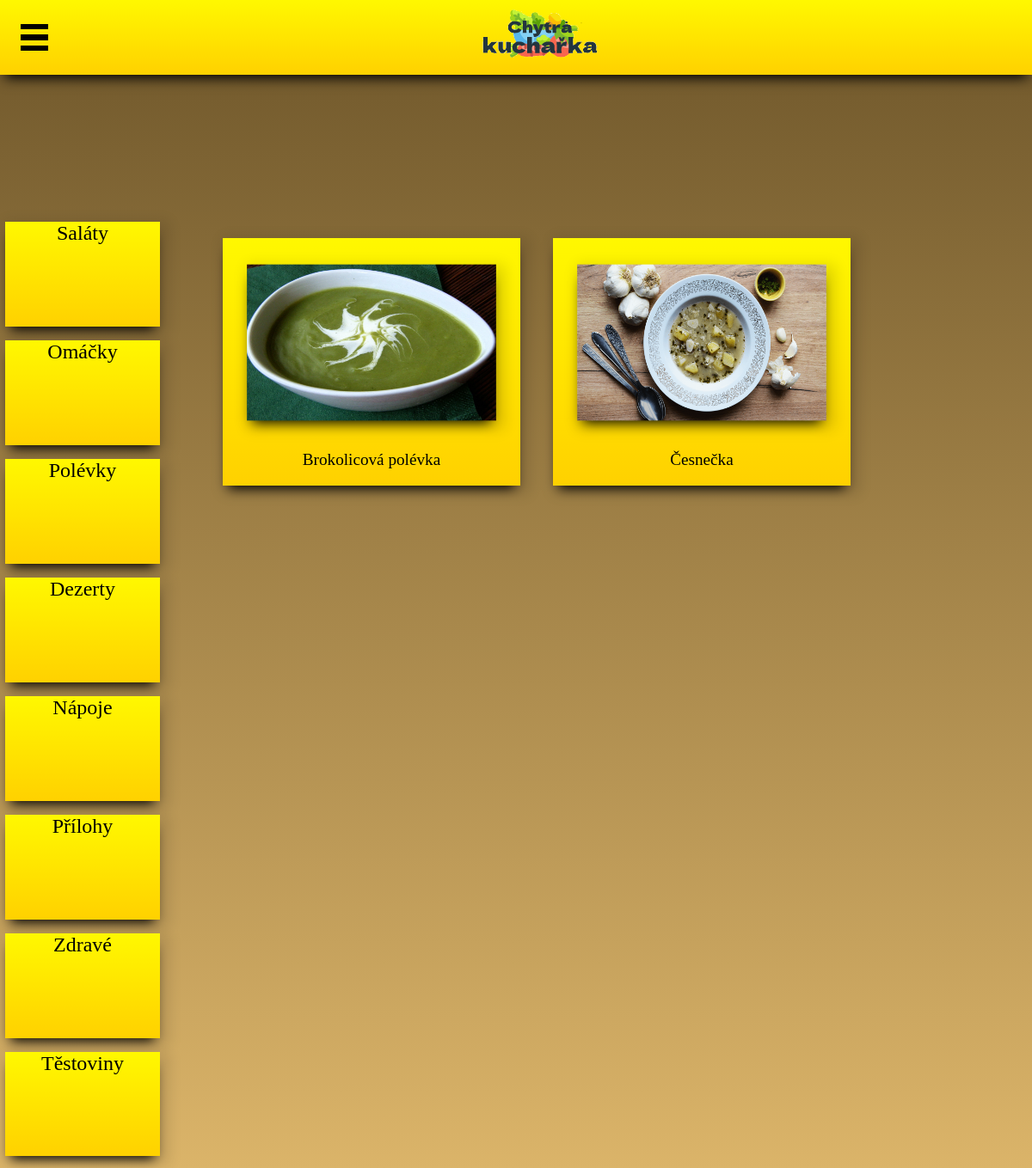
/?page=3, run on the app's committed database.
### tables this page shows
CREATE TABLE `kategorie` (
  `id` int(10) UNSIGNED NOT NULL,
  `nazev` varchar(45) NOT NULL
);

### DATA/kategorie.php (called while the page is built, shortened)
<?php
class Kategorie{
    private $query;
    public function __construct($db_connect){
        $this->query = "SELECT id, nazev FROM kategorie";
        return $this->query = mysqli_query($db_connect, $this->query);
    }
    public function get_data(){
        foreach($this->query as $this->kategorie){
            $id = $this->kategorie["id"];
            $nazev = $this->kategorie["nazev"];
            $arr[] = $id."/".$nazev;
        }
        return $arr;
    }
}

### index.php (the view, shortened to what this page needs)
<?php
    require_once("DATA/kategorie.php");
    $page = $_GET["page"] ?? "home";
    $conn = (new Database)->connect();
    $kategorie = (new Kategorie($conn))->get_data();
    foreach($kategorie as $kat_row){
        $kat_rows[] = explode("/", $kat_row);
    }
?>
<!DOCTYPE html>
<html lang="cs">
<head>
    <link rel="stylesheet" href="STYLE/style.css">
</head>
<body>
    <?php
    echo "<header><div class='filtr_button' id='toggle' class='filtr' onclick='toggle_filtr()' value='filtr'><div id='one' class='one'></div><div id='two' class='two'></div><div id='three' class='three'></div></div><img src='PICS/logo.png' alt='logo Chytrá kuchařka' class='logo' onclick=\"location.href='?page=home'\"></header>";
    echo "<div class='kat_menu'>";
            foreach($kat_rows as $row){
                echo "<div class='kat_button' onclick=\"location.href ='?page=$row[0]'\">$row[1]</div>";
            }
        echo "</div>";
    if(is_numeric($page)){
        echo "<div class='recept_list'>";
        $query = mysqli_query($conn, "SELECT DISTINCT nazev, obrazek FROM recept WHERE kategorie_id = $page");
        foreach($query as $recept_data){
            echo "<div class='recept_button' onclick=\"location.href ='?page=$recept_data[nazev]'\"><img src='PICS/$recept_data[obrazek]' alt='$recept_data[nazev]' class='recept_pic'>$recept_data[nazev]</div>";
        }
    }
    echo "</div>";
    ?>
</body>
</html>

### STYLE/style.css (style rules this page uses)
body { background-image: linear-gradient(rgb(110, 86, 42), rgb(219, 180, 105)); background-attachment: fixed; width: 100%; height: 100%; margin: 0px; padding: 0px; font-size: 1.2em; font-family: 'Times New Roman'; }
header { display: flex; align-items: center; width: 100%; background-image: linear-gradient(rgba(255,248,0,1), rgba(255,209,0,1)); box-shadow: 0px 10px 13px -7px #000000, 5px 5px 15px 5px rgba(0,0,0,0.12); margin-bottom: 1%; z-index: 1000; }
.logo { margin: auto; }
.kat_menu { position: fixed; width: 15%; height: 80%; bottom: 1%; left: 0.5%; display: flex; flex-direction: column; row-gap: 1.5%; z-index: -3; }
.kat_button { width: 100%; height: 80%; font-size: 1.5em; text-align: center; word-wrap:break-word; background-image: linear-gradient(rgba(255,248,0,1), rgba(255,209,0,1)); box-shadow: 0px 10px 13px -7px #000000, 5px 5px 15px 5px rgba(0,0,0,0.12); vertical-align: middle; }
.recept_list { position: fixed; left: 20%; bottom: 1%; width: 80%; height: 80%; display: flex; flex-wrap: wrap; justify-content: left; overflow-y: scroll; overflow-x: hidden; }
.recept_button { height: 15em; width: 18em; text-align: center; margin: 2%; background-image: linear-gradient(rgba(255,248,0,1), rgba(255,209,0,1)); box-shadow: 0px 10px 13px -7px #000000, 5px 5px 15px 5px rgba(0,0,0,0.12); font-size: 1.2em; }
.recept_pic { width: 80%; margin: 10%; height: 60%; box-shadow: 0px 10px 13px -7px #000000, 5px 5px 15px 5px rgba(0,0,0,0.12); transform: scale(1.05); }
.filtr_button { width: 2em; height: 2em; margin-left: 2%; display: flex; flex-direction: column; justify-content: space-between; }
.one { background-color: black; width: 100%; height: 20%; }
.two { background-color: black; width: 100%; height: 20%; }
.three { background-color: black; width: 100%; height: 20%; }
@media only screen and (max-width: 1200px) { body { font-size: 1em; } }

### data on the page
kategorie: nazev "Saláty"
kategorie: nazev "Omáčky"
kategorie: nazev "Polévky"
kategorie: nazev "Dezerty"
kategorie: nazev "Nápoje"
kategorie: nazev "Přílohy"
kategorie: nazev "Zdravé"
kategorie: nazev "Těstoviny"

### other printed values
$recept_data[nazev] "Brokolicová polévka"
$recept_data[nazev] "Česnečka"
